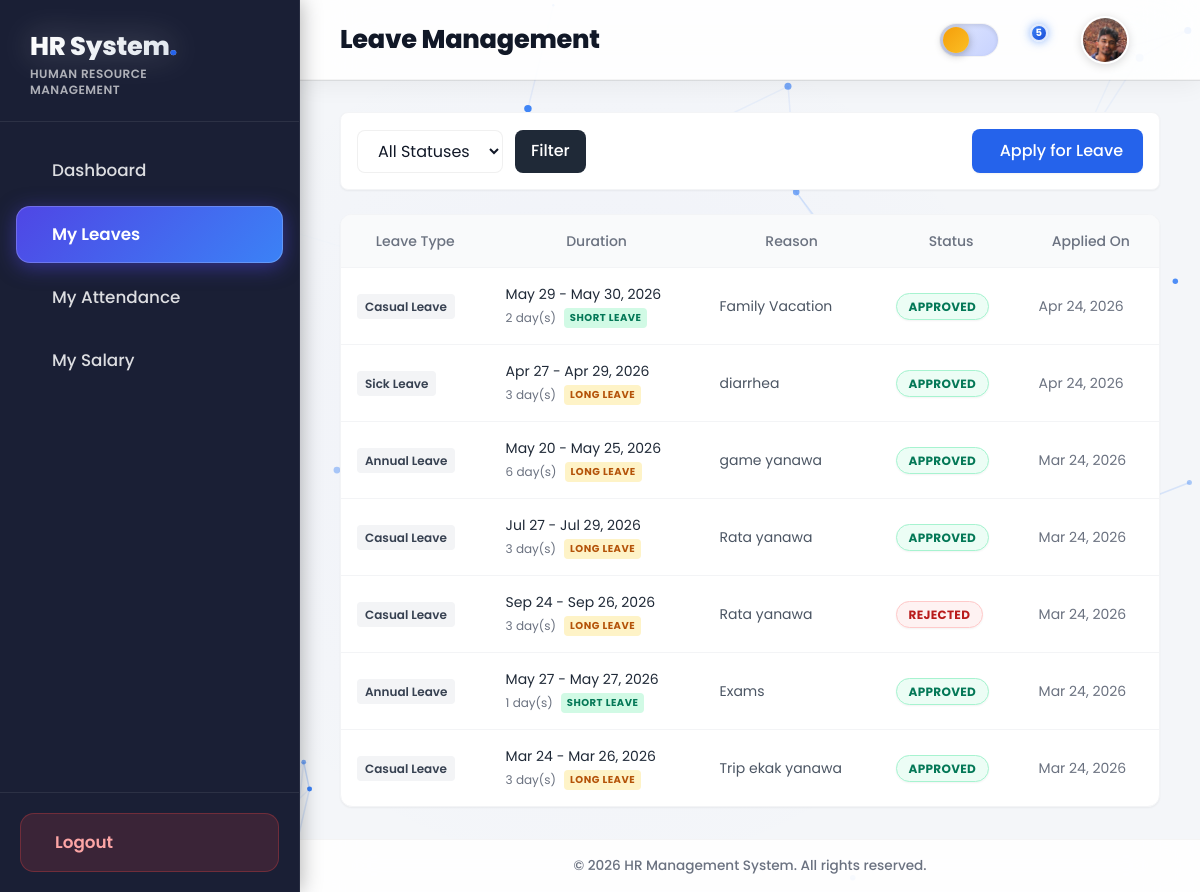
/leave/ (signed in), run on the app's committed database.
### accounts/models.py (models this page shows, shortened)
class User(AbstractUser):
    ROLE_CHOICES = (
        ('HR', 'HR Manager'),
        ('EMPLOYEE', 'Employee'),
    )
    role = models.CharField(max_length=20, choices=ROLE_CHOICES, default='EMPLOYEE')
    profile_picture = models.ImageField(upload_to='profile_pics/', blank=True, null=True)

### leave/models.py (models this page shows, shortened)
class LeaveRequest(models.Model):
    STATUS_CHOICES = (
        ('PENDING', 'Pending'),
        ('APPROVED', 'Approved'),
        ('REJECTED', 'Rejected'),
    )
    employee = models.ForeignKey(settings.AUTH_USER_MODEL, on_delete=models.CASCADE, related_name='leave_requests')
    leave_type = models.ForeignKey(LeaveType, on_delete=models.SET_NULL, null=True)
    start_date = models.DateField()
    end_date = models.DateField()
    reason = models.TextField()
    status = models.CharField(max_length=20, choices=STATUS_CHOICES, default='PENDING')
    applied_on = models.DateTimeField(auto_now_add=True)
    reviewed_by = models.ForeignKey(settings.AUTH_USER_MODEL, on_delete=models.SET_NULL, null=True, blank=True, related_name='reviewed_leaves')
    @property
    def duration(self):
        if self.start_date and self.end_date:
            return (self.end_date - self.start_date).days + 1
        return 0
    class Meta:
        verbose_name = 'Leave Request'
        verbose_name_plural = 'Leave Requests'
        ordering = ['-applied_on']

class LeaveType(models.Model):
    name = models.CharField(max_length=50) # Sick, Casual, Annual
    days_allowed = models.IntegerField(default=0)

### leave/views.py (the view)
# urls.py: path('', views.leave_list, name='leave_list'),
@login_required
def leave_list(request):
    status_filter = request.GET.get('status', '')
    if request.user.role == 'HR':
        leaves = LeaveRequest.objects.select_related('employee', 'leave_type').all().order_by('-applied_on')
    else:
        leaves = LeaveRequest.objects.filter(employee=request.user).select_related('leave_type').order_by('-applied_on')
    if status_filter:
        leaves = leaves.filter(status=status_filter)
    paginator = Paginator(leaves, 10)
    page_number = request.GET.get('page')
    page_obj = paginator.get_page(page_number)
    context = {
        'leaves': page_obj,
        'status_filter': status_filter
    }
    return render(request, 'leave/list.html', context)

### templates/leave/list.html (shortened to what this page needs)
{% extends 'base.html' %}
{% block header_title %}Leave Management{% endblock %}
{% block content %}
<div class="mb-6 flex flex-col md:flex-row justify-between items-center bg-white p-4 rounded-lg shadow-sm border border-gray-100">
    <form method="get" class="flex flex-col md:flex-row space-y-3 md:space-y-0 md:space-x-3 w-full md:w-auto">
        <select name="status" class="border rounded-lg px-4 py-2 focus:outline-none focus:ring-2 focus:ring-blue-500 bg-white">
            <option value="">All Statuses</option>
        </select>
        <button type="submit" class="bg-gray-800 hover:bg-gray-900 text-white px-4 py-2 rounded-lg transition font-medium">Filter</button>
    </form>
    <div class="mt-4 md:mt-0 lg:ml-auto">
        {% if request.user.role == 'EMPLOYEE' %}
        <a href="{% url 'leave_apply' %}" class="flex items-center space-x-2 bg-blue-600 hover:bg-blue-700 text-white px-5 py-2.5 rounded-lg transition font-medium shadow-sm">
            <span>Apply for Leave</span>
        </a>
        {% endif %}
    </div>
</div>
<div class="bg-white rounded-xl shadow-sm border border-gray-100 overflow-hidden">
    <div class="overflow-x-auto">
        <table class="w-full text-left border-collapse">
            <thead>
                <tr class="bg-gray-50 border-b border-gray-100 text-gray-500 text-sm">
                    <th class="p-4 font-medium text-center">Leave Type</th>
                    <th class="p-4 font-medium text-center">Duration</th>
                    <th class="p-4 font-medium hidden md:table-cell text-center">Reason</th>
                    <th class="p-4 font-medium text-center">Status</th>
                    <th class="p-4 font-medium hidden sm:table-cell text-center">Applied On</th>
                </tr>
            </thead>
            <tbody class="divide-y divide-gray-100">
                {% for leave in leaves %}
                <tr class="hover:bg-gray-50 transition">
                    <td class="p-4">
                        <span class="bg-gray-100 text-gray-700 px-2 py-1 rounded text-xs font-semibold">{{ leave.leave_type.name|default:"General" }}</span>
                    </td>
                    <td class="p-4">
                        <div class="text-sm text-gray-800">
                            {{ leave.start_date|date:"M d" }} - {{ leave.end_date|date:"M d, Y" }}
                        </div>
                        <div class="text-xs text-gray-500 mt-1 flex items-center gap-2">
                            <span>{{ leave.duration }} day(s)</span>
                            {% if leave.duration <= 2 %}
                                <span class="bg-emerald-100 text-emerald-700 px-1.5 py-0.5 rounded text-[10px] font-bold uppercase tracking-wider">
                                    Short Leave
                                </span>
                            {% else %}
                                <span class="bg-amber-100 text-amber-700 px-1.5 py-0.5 rounded text-[10px] font-bold uppercase tracking-wider">
                                    Long Leave
                                </span>
                            {% endif %}
                        </div>
                    </td>
                    <td class="p-4 hidden md:table-cell text-sm text-gray-600 truncate max-w-xs" title="{{ leave.reason }}">
                        {{ leave.reason|truncatechars:40 }}
                    </td>
                    <td class="p-4">
                        {% if leave.status == 'REJECTED' %}
                            <span class="bg-red-50 border border-red-200 text-red-700 px-3 py-1 rounded-full text-xs font-bold tracking-wide shadow-sm">{{ leave.status }}</span>
                        {% elif leave.status == 'APPROVED' %}
                            <span class="bg-emerald-50 border border-emerald-200 text-emerald-700 px-3 py-1 rounded-full text-xs font-bold tracking-wide shadow-sm">{{ leave.status }}</span>
                        {% else %}
                            <span class="bg-amber-50 border border-amber-200 text-amber-700 px-3 py-1 rounded-full text-xs font-bold tracking-wide shadow-sm">{{ leave.status }}</span>
                        {% endif %}
                    </td>
                    <td class="p-4 hidden sm:table-cell text-sm text-gray-500">{{ leave.applied_on|date:"M d, Y" }}</td>
                </tr>
                {% endfor %}
            </tbody>
        </table>
    </div>
</div>
{% endblock %}

### templates/base.html (shortened to what this page needs)
<!DOCTYPE html>
<html lang="en" class="">
<head>
    <script src="https://cdn.tailwindcss.com"></script>
</head>
<body>
    <aside class="sidebar">
        <div class="sidebar-brand">
            <h1 style="font-size: 1.6rem; line-height: 1.1;">HR System<span style="color:var(--accent-2)">.</span></h1>
            <p
                style="font-size:0.75rem;color:rgba(255,255,255,0.65);margin-top:6px;letter-spacing:0.04em;font-weight:600;line-height:1.3;">
                HUMAN RESOURCE<br />MANAGEMENT</p>
        </div>
        <nav class="sidebar-nav" id="sidebar-nav">
            <a href="{% url 'dashboard' %}" data-href="/">
                <span>Dashboard</span>
            </a>
            {% if request.user.role == 'HR' %}
            <a href="{% url 'employee_list' %}" data-href="/employees">
                <i class="ph ph-users nav-icon"></i><span>Employees</span>
            </a>
            <a href="{% url 'leave_list' %}" data-href="/leave">
                <i class="ph ph-calendar-blank nav-icon"></i><span>Leave Management</span>
            </a>
            <a href="{% url 'attendance_list' %}" data-href="/attendance">
                <i class="ph ph-clock nav-icon"></i><span>Attendance</span>
            </a>
            <a href="{% url 'payroll_list' %}" data-href="/payroll">
                <i class="ph ph-money nav-icon"></i><span>Payroll</span>
            </a>
            {% else %}
            <a href="{% url 'leave_list' %}" data-href="/leave">
                <span>My Leaves</span>
            </a>
            <a href="{% url 'attendance_list' %}" data-href="/attendance">
                <span>My Attendance</span>
            </a>
            <a href="{% url 'payroll_list' %}" data-href="/payroll">
                <span>My Salary</span>
            </a>
            {% endif %}
        </nav>
        <div class="sidebar-footer">
            <form action="{% url 'logout' %}" method="post">
                <div class="logout-btn-wrapper">
                    <button type="submit" class="logout-btn">
                        <span>Logout</span>
                    </button>
                </div>
            </form>
        </div>
    </aside>
    <div class="main-area">
        <header class="topbar">
            <div class="topbar-title">{% block header_title %}Overview{% endblock %}</div>
            <div class="topbar-actions">
                <button class="theme-toggle" onclick="toggleTheme()" title="Toggle Dark/Light Mode"
                    aria-label="Toggle theme">
                    <div class="theme-toggle-knob">
                    </div>
                </button>
                <div style="position:relative;">
                    {% if request.user.role == 'HR' %}
                    {% with notif_count=pending_leaves_count|default:0 %}
                    <button class="icon-btn" onclick="toggleNotif(event)" id="notif-btn" aria-label="Notifications">
                        <i class="ph ph-bell"></i>
                        <span data-notif-badge data-count="{{ notif_count }}"
                            style="{% if notif_count <= 0 %}display:none;{% endif %}position:absolute;top:6px;right:6px;height:18px;min-width:18px;border-radius:99px;background:linear-gradient(135deg,#ef4444,#b91c1c);color:#fff;font-size:10px;font-weight:700;display:flex;align-items:center;justify-content:center;padding:0 4px;box-shadow:0 0 10px rgba(239,68,68,0.6);animation:pulse 2s infinite;border:2px solid var(--bg-header);">{{ notif_count }}</span>
                    </button>
                    {% endwith %}
                    {% else %}
                    {% with notif_count=emp_notifications_count|default:0 %}
                    <button class="icon-btn" onclick="toggleNotif(event)" id="notif-btn" aria-label="Notifications">
                        <span data-notif-badge data-count="{{ notif_count }}"
                            style="{% if notif_count <= 0 %}display:none;{% endif %}position:absolute;top:6px;right:6px;height:18px;min-width:18px;border-radius:99px;background:linear-gradient(135deg,#3b82f6,#1d4ed8);color:#fff;font-size:10px;font-weight:700;display:flex;align-items:center;justify-content:center;padding:0 4px;box-shadow:0 0 10px rgba(59,130,246,0.6);animation:pulse 2s infinite;border:2px solid var(--bg-header);">{{ notif_count }}</span>
                    </button>
                    {% endwith %}
                    {% endif %}
                </div>
                <a href="{% url 'profile' %}" class="profile-btn" title="Edit Profile">
                    <div class="profile-img-wrap">
                        {% if request.user.profile_picture %}
                        <img src="{{ request.user.profile_picture.url }}" alt="Profile"
                            style="width:100%;height:100%;object-fit:cover;">
                        {% else %}
                        <div
                            style="width:100%;height:100%;background:linear-gradient(135deg,#4f46e5,#2563eb);display:flex;align-items:center;justify-content:center;color:#fff;font-weight:700;font-size:1.2rem;">
                            {{ request.user.username|make_list|first|upper }}
                        </div>
                        {% endif %}
                    </div>
                </a>
            </div>
        </header>
        <main id="main-content" style="flex:1;overflow-y:auto;padding:32px 40px;position:relative;z-index:20;">
            {% block content %}{% endblock %}
        </main>
        <footer style="text-align: center; padding: 16px 20px; background: var(--bg-header); color: var(--text-muted); border-top: 1px solid var(--border-subtle); backdrop-filter: blur(32px); -webkit-backdrop-filter: blur(32px); z-index: 30; flex-shrink: 0;">
            <p style="margin: 0; font-size: 0.85rem; font-weight: 500;">&copy; 2026 HR Management System. All rights reserved.</p>
        </footer>
    </div>
</body>
</html>

### data on the page
User: user.profile_picture (picture)
LeaveRequest: leave_type.name "Casual Leave", start_date "May 29", end_date "May 30, 2026", duration "2", shows "SHORT LEAVE", reason "Family Vacation", status "APPROVED", applied_on "Apr 24, 2026"
LeaveRequest: leave_type.name "Sick Leave", start_date "Apr 27", end_date "Apr 29, 2026", duration "3", shows "LONG LEAVE", reason "diarrhea", status "APPROVED", applied_on "Apr 24, 2026"
LeaveRequest: leave_type.name "Annual Leave", start_date "May 20", end_date "May 25, 2026", duration "6", shows "LONG LEAVE", reason "game yanawa", status "APPROVED", applied_on "Mar 24, 2026"
LeaveRequest: leave_type.name "Casual Leave", start_date "Jul 27", end_date "Jul 29, 2026", duration "3", shows "LONG LEAVE", reason "Rata yanawa", status "APPROVED", applied_on "Mar 24, 2026"
LeaveRequest: leave_type.name "Casual Leave", start_date "Sep 24", end_date "Sep 26, 2026", duration "3", shows "LONG LEAVE", reason "Rata yanawa", status "REJECTED", applied_on "Mar 24, 2026"
LeaveRequest: leave_type.name "Annual Leave", start_date "May 27", end_date "May 27, 2026", duration "1", shows "SHORT LEAVE", reason "Exams", status "APPROVED", applied_on "Mar 24, 2026"
LeaveRequest: leave_type.name "Casual Leave", start_date "Mar 24", end_date "Mar 26, 2026", duration "3", shows "LONG LEAVE", reason "Trip ekak yanawa", status "APPROVED", applied_on "Mar 24, 2026"

### other printed values
{{ notif_count }} "5"
